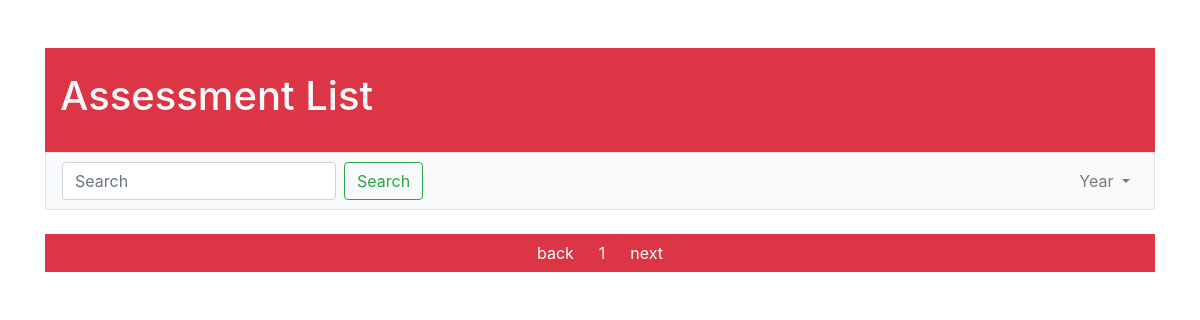
The page /assessment/ on the database as committed earlier.
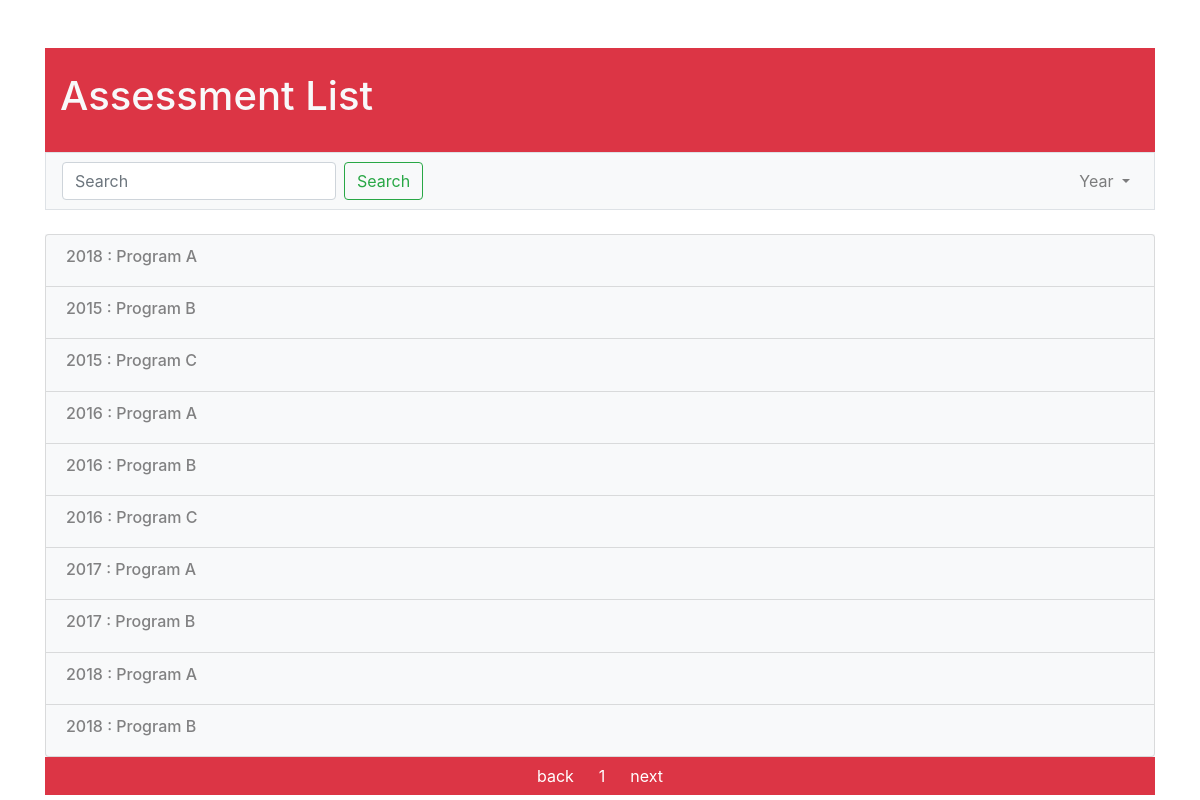
The same page on the database as committed later.
### study_program/models.py (models this page shows, shortened)
class AssessmentResult(models.Model):
    code = models.CharField(max_length=200)
    committee_id = models.ManyToManyField(Committee, blank=True)
    program_id = models.ForeignKey(StudyProgram, on_delete=models.PROTECT, null=True)
    YEAR_CHOICES = []
    for r in range(1980, (datetime.datetime.now().year+1)):
        YEAR_CHOICES.append((r,r))
    year = models.IntegerField(('year'), choices=YEAR_CHOICES, default=datetime.datetime.now().year)
    curriculum_status_choices = (
        ('New', 'New'),
        ('Modify', 'Modify'),
    )
    curriculum_status = models.TextField(max_length=400, choices = curriculum_status_choices)
    curriculum_status_year = models.IntegerField(('หลักสูตรปี'), choices=YEAR_CHOICES, default=datetime.datetime.now().year)
    curriculum_standard_choices = (
            ('New', 'New'),
            ('Modify', 'Modify'),
    )
    curriculum_standard = models.IntegerField(('มาตรฐานหลักสูตรตามปี'), choices=YEAR_CHOICES, default=datetime.datetime.now().year)
    pdf_docs = models.FileField(upload_to='assessment_details/')
    aun_id = models.ForeignKey('AUN', on_delete=models.PROTECT, null=True)

class StudyProgram(models.Model):
    code = models.CharField(max_length=200)
    name = models.CharField(max_length=200)
    status_choices = (
        ('ACTIVE', 'ACTIVE'),
        ('GOING TO CLOSE', 'GOING TO CLOSE'),
        ('NOT ACTIVE', 'NOT ACTIVE'),
    )
    program_status = models.CharField(max_length=200, choices=status_choices )
    degree_and_major = models.CharField(max_length=400)
    collaboration_choices = (
        ('Program issued specifically by KMITL', 'Program issued specifically by KMITL'),
        ('Program supported by other institutes', 'Program supported by other institutes'),
        ('Collaborated program with other institutes', 'Collaborated program with other institutes'),
    )
    collaboration_with_other_institues = models.TextField(max_length=400, choices = collaboration_choices)
    pdf_docs = models.FileField(upload_to='study_program_details/')
    responsible_professors = models.ManyToManyField(Professor, through=Professor.responsible_program.through, blank=True)
    past_assessment = models.ManyToManyField('AssessmentResult', blank=True)
    def __str__(self):
        return self.name

### study_program/views.py (the view)
# urls.py: path('assessment/', views.all_assessments, name = 'all_assessment'),
def all_assessments(request, page_number=1):
    from_item = (page_number * 10) - 10
    to_item = page_number * 10
    ar = AssessmentResult.objects # get object
    assessments = ar.all() # get all objects
    total_assessment = ar.count() # get length of object
    assessment_list = []
    for assessment in assessments:
        assessment_list.append(assessment)
    assessment_list = assessment_list[from_item:to_item]
    prev_page = page_number - 1
    if(page_number - 1 < 1):
        prev_page = 1
    current_page = page_number
    next_page = page_number + 1
    if(next_page > math.ceil(total_assessment/10)):
        next_page = current_page
    return render(request, 'assessment/all_assessment.html', {'assessments': assessment_list, 'current_page': current_page, 'prev_page': prev_page, 'next_page':next_page})

### study_program/templates/assessment/all_assessment.html (shortened to what this page needs)
<head>
        <link rel="stylesheet" href="https://stackpath.bootstrapcdn.com/bootstrap/4.1.3/css/bootstrap.min.css">
</head>
<div class="container">
        <br/>
        <br/>
        <div class="container border-danger bg-danger text-light">
            <br/>
            <h1>Assessment List</h1>
            <br/>
        </div>
        <nav class="navbar navbar-expand-lg navbar-light bg-light border" name="TOP NAVBAR">
            <div class="collapse navbar-collapse" id="navbarSupportedContent">
                <form class="form-inline my-2 my-lg-0">
                    <input class="form-control mr-sm-2" name="faculty_name" type="search" placeholder="Search" aria-label="Search" value={{request.GET.faculty_name}}>
                    <button class="btn btn-outline-success my-2 my-sm-0" type="submit">Search</button>
                </form>
                <ul class="navbar-nav ml-auto">
                    <li class="nav-item dropdown">
                        <a class="nav-link dropdown-toggle" href="#" id="navbarDropdown" role="button" data-toggle="dropdown" aria-haspopup="true" aria-expanded="false">
                            Year
                        </a>
                    </li>
                </ul>
            </div>
        </nav>
        <br/>
        <div class=bg-light>
            <ul class="list-group">
                {% for assessment in assessments %}
                    <a class="list-group-item list-group-item-light bg-light" href = "{% url 'assessment_result' assessment.id %}"><h6>{{ assessment.year}} : {{ assessment.program_id }}</h6></a>
                {% endfor %}
            </ul>
        </div>
        <div class="container border-danger bg-danger text-light text-center">
            <div class="btn-group" role="group" aria-label="Basic example">
                <a class="btn btn-secondary border-danger bg-danger" href="{% url 'all_assessment' prev_page %}">back</a>
                <button type="button" class="btn btn-secondary border-danger bg-danger">{{current_page}}</button>
                <a class="btn btn-secondary border-danger bg-danger" href="{% url 'all_assessment' next_page %}">next</a>
            </div>
            <br/>
        </div>
</div>

Rows that differ between the two databases and show on the page:
added AssessmentResult: year "2018", program_id "Program A"
added AssessmentResult: year "2015", program_id "Program B"
added AssessmentResult: year "2015", program_id "Program C"
added AssessmentResult: year "2016", program_id "Program A"
added AssessmentResult: year "2016", program_id "Program B"
added AssessmentResult: year "2016", program_id "Program C"
added AssessmentResult: year "2017", program_id "Program A"
added AssessmentResult: year "2017", program_id "Program B"
added AssessmentResult: year "2018", program_id "Program A"
added AssessmentResult: year "2018", program_id "Program B"
